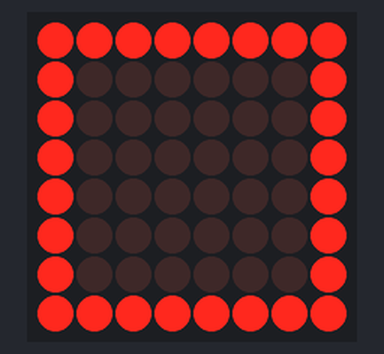
Simulated run of this sketch. Board: Arduino Uno, built with avr-gcc and run on an emulated ATmega328P. Shown: 8×8 LED matrix.

Above: at 0.1 s.

The sketch:

MAX7219.ino
```cpp
#include <MD_Parola.h>
#include <MD_MAX72xx.h>
#include <SPI.h>

// Define hardware type and pins
#define HARDWARE_TYPE MD_MAX72XX::FC16_HW
#define MAX_DEVICES 1
#define CS_PIN 12

// Create MD_MAX72XX instance directly (no scrolling text needed)
MD_MAX72XX mx = MD_MAX72XX(HARDWARE_TYPE, CS_PIN, MAX_DEVICES);

void setup() {
  mx.begin();
  mx.control(MD_MAX72XX::INTENSITY, 5);
  mx.clear();

  // Draw top and bottom rows
  for (uint8_t col = 0; col < 8; col++) {
    mx.setPoint(0, col, true);  // Top row
    mx.setPoint(7, col, true);  // Bottom row
  }

  // Draw left and right columns
  for (uint8_t row = 1; row < 7; row++) {
    mx.setPoint(row, 0, true);  // Left column
    mx.setPoint(row, 7, true);  // Right column
  }
}

void loop() {
  // Nothing to do in loop for static border
}
```
